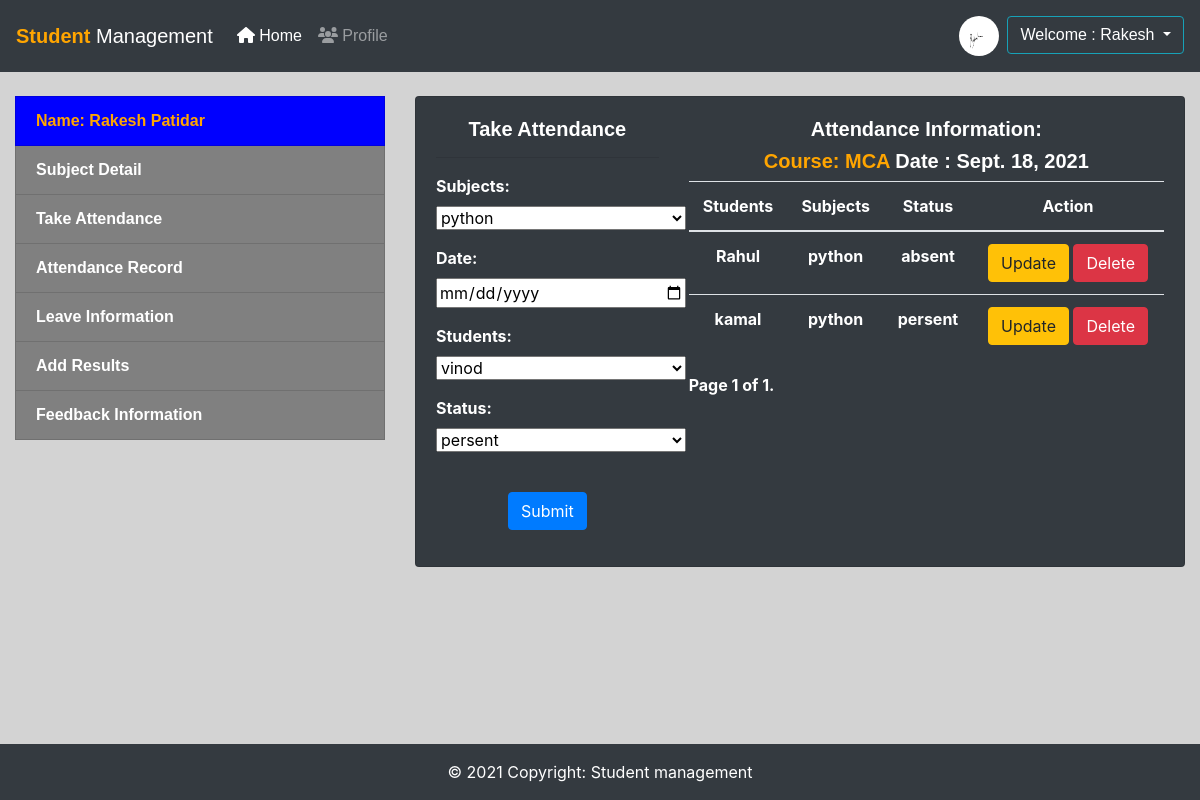
Screenshot of /management/take-attendance (signed in) with the database file from the repository.
### management/models.py (models this page shows, shortened)
class UserProfile(models.Model):
	GENDER = (
			('male','male'),
			('female','female'),
		)
	ROLE_CHOICE = (
			('student','student'),
			('teacher','teacher'),
		)
	role = models.CharField(max_length=10, choices=ROLE_CHOICE,null=True)
	user = models.OneToOneField(User,on_delete=models.CASCADE,null=True)
	gender = models.CharField(max_length=10,choices=GENDER,null=True)
	phone = models.CharField(max_length=20,null=True)
	street = models.CharField(max_length=200,null=True)
	city = models.CharField(max_length=200,null=True)
	state = models.CharField(max_length=200,null=True)
	pin_code = models.IntegerField(null=True)
	image = models.ImageField(upload_to='uploads/student_images',null=True)

class Registration(models.Model):
	course = models.ForeignKey(Course,on_delete=models.CASCADE)
	subjects = models.ManyToManyField(Subject)
	class Meta:
		abstract = True

class Teacher(Registration):
	user = models.OneToOneField(User,on_delete=models.CASCADE)
	students = models.ManyToManyField(Student,through='TeacherStudent')

class Course(models.Model):
	name = models.CharField(max_length=200)
	description = models.CharField(max_length=500)
	fees = models.IntegerField()
	duration = models.CharField(max_length=200)
	def __str__(self):
		return self.name

class Attendance(models.Model):
	STATUS_CHOICE = (
			('persent','persent'),
			('absent','absent'),
		)
	teacher = models.ForeignKey(User,on_delete=models.CASCADE)
	course = models.ForeignKey(Course,on_delete=models.CASCADE)
	subjects = models.ForeignKey(Subject,on_delete=models.CASCADE)
	date = models.DateField()
	students = models.ForeignKey(Student,on_delete=models.CASCADE)
	status = models.CharField(max_length=10,choices=STATUS_CHOICE)

class Student(Registration):
	user = models.OneToOneField(User,on_delete=models.CASCADE)
	def __str__(self):
		return self.user.first_name

class Subject(models.Model):
	name = models.CharField(max_length=200)
	description = models.CharField(max_length=500)
	course = models.ForeignKey(Course,on_delete=models.CASCADE)
	def __str__(self):
		return self.name

### management/views.py (the view)
# urls.py: path('take-attendance',take_attendance,name='take-attendance'),
@login_required(login_url='/management/login/')
def take_attendance(request):
	teacher = request.user.teacher
	if request.method=='POST':
		form = AttendanceForm(teacher,request.POST)
		if form.is_valid():
			subject = form.cleaned_data['subjects']
			student = form.cleaned_data['students']
			date = form.cleaned_data['date']
			status = form.cleaned_data['status']
			Attendance.objects.create(teacher=request.user,date=date,students=student,course=teacher.course,subjects=subject, status=status)
			messages.success(request,"attendance add successfully!")
			return HttpResponseRedirect(reverse('management:take-attendance'))
	else:
		today = datetime.date.today()
		attendance = Attendance.objects.filter(teacher=request.user,date=today)
		form = AttendanceForm(teacher)
		paginator = Paginator(attendance,4)
		page_number = request.GET.get('page')
		page_obj = paginator.get_page(page_number)
		context = {
			'today':today,
			'page_obj':page_obj,
			'form':form,
			}
		return render(request,'management/take_attendance.html',context)

### management/forms.py
class AttendanceForm(forms.Form):
	def __init__(self ,teacher, *args,**kwargs):
		self.teacher = kwargs.pop('teacher',None)
		super(AttendanceForm,self).__init__(*args,**kwargs)
		self.fields['students'].queryset=teacher.students
		self.fields['subjects'].queryset=teacher.subjects
	STATUS_CHOICE = (
			('persent','persent'),
			('absent','absent'),
		)
	subjects = forms.ModelChoiceField(queryset=None,empty_label=None,widget=forms.Select(attrs={'style':'width:250px'}))
	date = forms.DateField(widget=NumberInput(attrs={'type': 'date','style':'width:250px;'}))
	students = forms.ModelChoiceField(queryset=None,empty_label=None,widget=forms.Select(attrs={'style': 'width:250px'}))
	status = forms.ChoiceField(choices=STATUS_CHOICE,widget=forms.Select(attrs={'style': 'width:250px'}))

### management/templates/management/take_attendance.html (shortened to what this page needs)
{% extends "management/base.html" %}
{%load crispy_forms_tags %}
{% load static %}
{% block content %}
	<div class="container-fluid" style="">
		<div class="row">
			<div class="col-md-4">
				{% include 'management/sidebar.html'%}
			</div>
			<div class="col-md-8">
				<div class="card bg-dark">
					<div class="card-body" style="color: white;">
						<div class="row">
							<div class="col-md-4 ">
								<form action="" method="post" class="" style="font-weight: bold">
									<h5 style="text-align: center">Take Attendance</h5>
									<hr>
									{{form.as_p}}
									<br>
									<div class="form-group text-center">
										<input type="submit" name="Submit" class="btn btn-primary text-center" value="Submit" >
									</div>
								</form>
							</div>
							<div class="col-md-8 text-center">
								{% if page_obj %}
								<table class="table" style="color: white">
									<thead>
										<h5>Attendance Information:</h5>
										<h5 style="color:orange"><b>Course: {{request.user.teacher.course}} </b> <b style="color: white">Date : {{today}}</b></h5>
										<tr>
											<th scope="col">Students</th>
											<th scop="col">Subjects</th>
											<th scope="col">Status</th>
											<th scope="col">Action</th>
										</tr>
									</thead>
									<tbody>
										{% for attendance in page_obj %}
											<tr>
												<td><b>{{attendance.students}}</b></td>
												<td><b>{{attendance.subjects}}</b></td>
												<td><b>{{attendance.status}}</b></td>
												<td>
													<a href="/management/update-attendance/{{attendance.id}}"><button class="btn btn-warning">Update</button></a>
													<button type="button" class="btn btn-danger" data-toggle="modal" data-target="#myModal">Delete</button>
												</td>
											</tr>
										{% endfor %}
									</tbody>
								</table>
								<div class="pagination">
    							<span class="step-links" style="font-weight: bold;">
        						<span class="current">Page {{ page_obj.number }} of {{ page_obj.paginator.num_pages }}.</span>
    							</span>
								</div>
								{% else %}
								<div class="">
									<img src="{% static 'images/attendance.jpg'%}" style="height: 300px; width: 450px;">
								</div>
								{% endif %}
							</div>
						</div>
					</div>
				</div>
			</div>
		</div>
	</div>
{% endblock %}

### management/templates/management/base.html (shortened to what this page needs)
<!doctype html>
<html lang="en">
{% load static %}
	<head>
  	<link rel="stylesheet" type="text/css" href="{% static 'css/bootstrap.min.css' %}">
  	<link rel="stylesheet" type="text/css" href="{% static 'css/all.min.css' %}">
		<link rel="stylesheet" type="text/css" href="{% static 'css/style.css' %}">
	</head>
	<body style="background-color: lightgray">
		<nav class="navbar navbar-expand-lg navbar-dark bg-dark " style="position: fixed;z-index: 1;top: 0;right: 0">
  			<a style="font-family: sans-serif;" class="navbar-brand" href="/management/"><b style="color: orange">Student</b> Management</a>
				<div class="collapse navbar-collapse" id="navbarSupportedContent">
					<ul class="navbar-nav mr-auto">
						<li class="nav-item">
						<a class="nav-link active" aria-current="page" href="/management/"><i class="fas fa-home"></i> Home</a>
						</li>
						{% if user.is_authenticated %}
							<li class="nav-item"><a class="nav-link" href="/management/user-profile"><i class="fas fa-users"></i> Profile</a></li>
						{% endif %}
					</ul>
					<ul class="navbar-nav ml-auto mb-2 mb-lg-0">
						{% if user.is_authenticated %}
							<br>
							<li class="nav-link">
								{% if request.user.userprofile.image %}
									<img  src="{{user.userprofile.image.url}}" class="img-fluid rounded-circle mx-auto d-block" alt="..." style="height: 40px; width: 40px"></li>
								{% endif %}
							<div class="dropdown">
  							<button type="button" class="btn btn-info dropdown-toggle bg-dark" style="margin-top: 8px;" data-toggle="dropdown">
  							Welcome : {{user.first_name}}
  							</button>
							</div>
						{% else %}
						<li><a class="nav-link" href="/management/signup"><i class="fas fa-user-plus"></i> SignUp</a></li>
						<li><a class="nav-link" href="/management/login"><i class="fas fa-sign-in-alt"></i> Login</a></li>
						{%endif%}
					</ul>
				</div>
		</nav>
		<br><br><br><br>
		{% block content %}
		{% endblock %}
<br><br>
<footer class=" text-center text-white bg-dark">
  <div class="text-center p-3">
    © 2021 Copyright:
    <a class="text-white" href="https://mdbootstrap.com/">Student management</a>
  </div>
</footer>
	</body>
</html>

### management/templates/management/sidebar.html (shortened to what this page needs)
<div class=" sidebar">
  <a href="/management/user-profile" class="list-group-item list-group-item-action" style="color:orange;background: blue"><b>Name: {{request.user.first_name|capfirst}} {{request.user.last_name|capfirst}}</b></a>
    {% if request.user.teacher%}
  		<a href="/management/teacher-subject-detail" class="list-group-item list-group-item-action">Subject Detail</a>
      <a href="/management/take-attendance" class="list-group-item list-group-item-action">Take Attendance </a>
      <a href="/management/attendance-record" class="list-group-item list-group-item-action">Attendance Record </a>
      <a href="/management/leave-information" class="list-group-item list-group-item-action">Leave Information</a>
      <a href="/management/add-result" class="list-group-item list-group-item-action">Add Results</a>
    {% else %}
      {% if request.user.userprofile.role == "teacher" %}
        <a href="/management/teacher-subject-registration" class="list-group-item list-group-item-action">Subject Registration</a>
      {% endif %}
    {% endif %}
    <a href="/management/feedback-information" class="list-group-item list-group-item-action">Feedback Information</a>
</div>
<br>

### management/static/css/style.css (style rules this page uses)
h5 { font-weight: bold; font-family: sans-serif; }

### management/templates/management/base.html (style rules this page uses)
.navbar { top: 0; width: 100%; background-color: black; color: white; text-align: center; font-family: sans-serif; }
footer { position: fixed; left: 0; bottom: 0; width: 100%; color: white; text-align: center; }

### management/templates/management/sidebar.html (style rules this page uses)
.sidebar a { color: white; background: gray; font-weight: bold; font-family: sans-serif; }

### rows the page displays
Attendance: students "Rahul", subjects "python", status "absent"
Attendance: students "kamal", subjects "python", status "persent"

### other values shown
{{ user.first_name }} "Rakesh"
{{ request.user.first_name|capfirst }} "Rakesh"
{{ request.user.last_name|capfirst }} "Patidar"
{{ request.user.teacher.course }} "MCA"
{{ page_obj.number }} "1"
{{ page_obj.paginator.num_pages }} "1"
